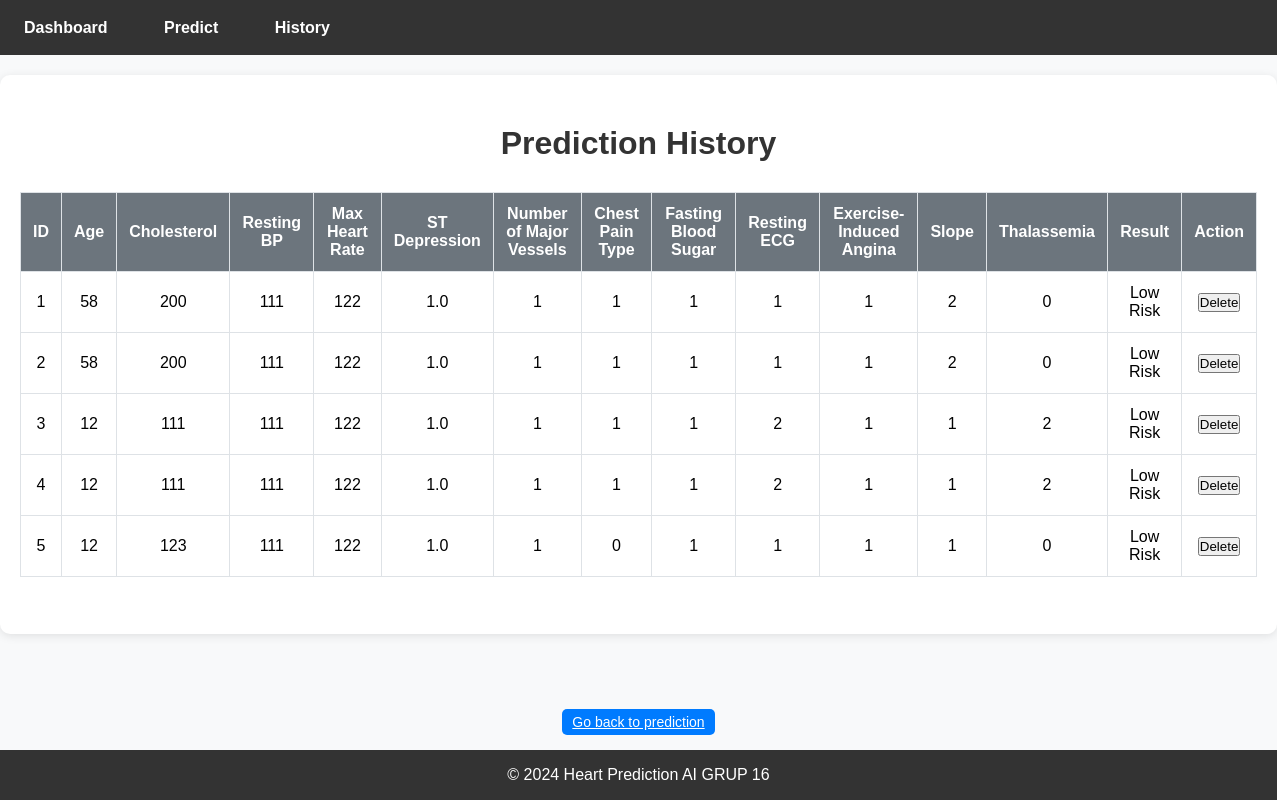
Before: /history with the older database file.
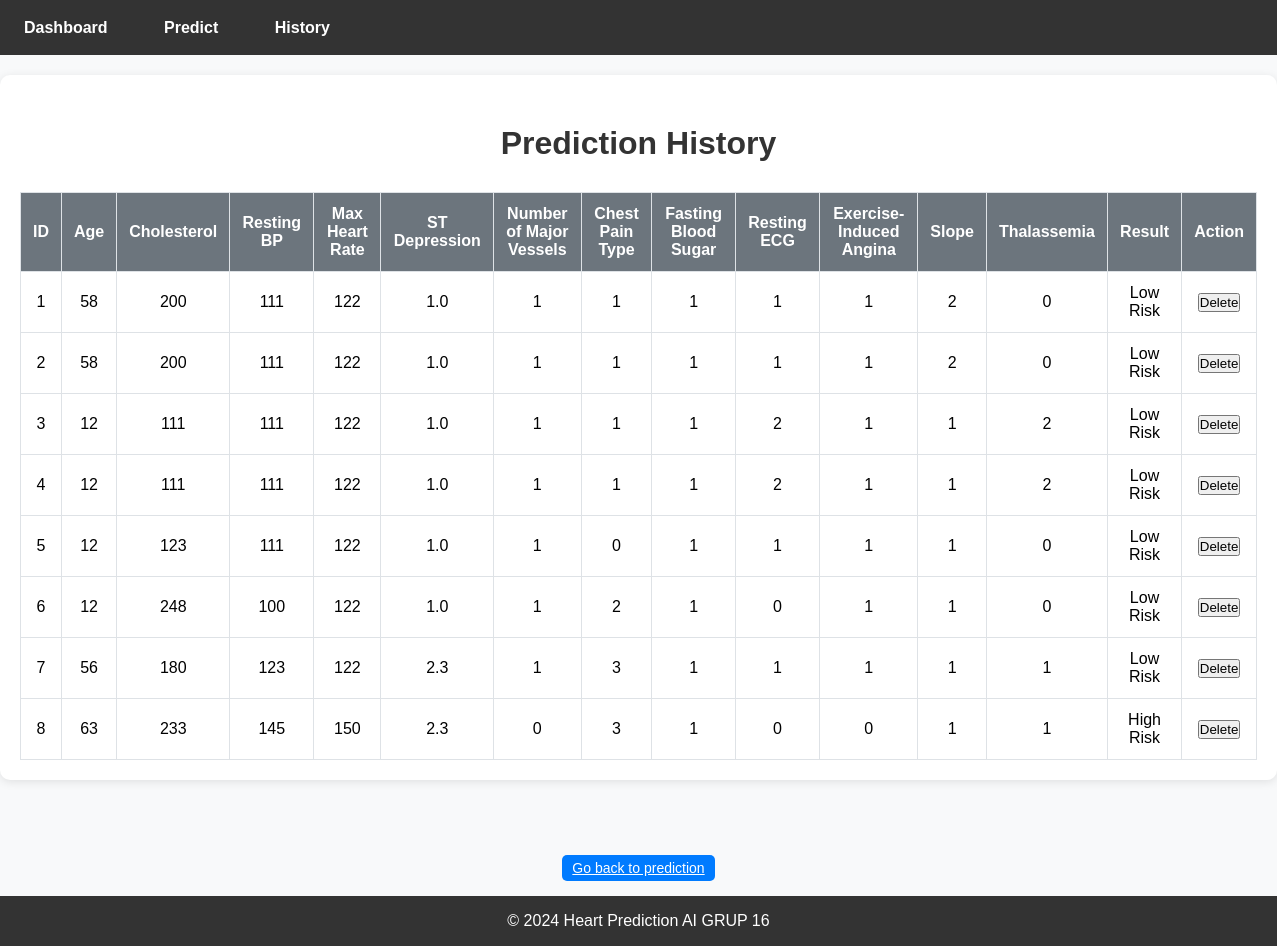
After: the same page with the newer database file.
### app.py (models this page shows, shortened)
class Prediction(db.Model):
    id = db.Column(db.Integer, primary_key=True)
    age = db.Column(db.Integer)
    chol = db.Column(db.Integer)
    trestbps = db.Column(db.Integer)
    thalach = db.Column(db.Integer)
    oldpeak = db.Column(db.Float)
    ca = db.Column(db.Integer)
    cp = db.Column(db.Integer)  # Ensure this line exists
    fbs = db.Column(db.Integer)
    restecg = db.Column(db.Integer)
    exang = db.Column(db.Integer)
    slope = db.Column(db.Integer)
    thal = db.Column(db.Integer)
    result = db.Column(db.String)

### app.py (the view)
@app.route('/history')
def history():
    predictions = Prediction.query.all()  # Get all predictions from the database
    return render_template('history.html', predictions=predictions)

### templates/history.html (shortened to what this page needs)
<!DOCTYPE html>
<html lang="en">
<head>
    <link rel="stylesheet" href="{{ url_for('static', filename='styles.css') }}">
</head>
<body>
    <nav class="main-navbar">
        <ul>
            <li><a href="{{ url_for('dashboard') }}">Dashboard</a></li>
            <li><a href="{{ url_for('predict') }}">Predict</a></li>
            <li><a href="{{ url_for('history') }}">History</a></li>
        </ul>
    </nav>
    <div class="container">
        <h1 class="text-center">Prediction History</h1>
        <div class="table-responsive">
            <table class="table table-striped">
                <thead class="thead-light">
                    <tr>
                        <th>ID</th>
                        <th>Age</th>
                        <th>Cholesterol</th>
                        <th>Resting BP</th>
                        <th>Max Heart Rate</th>
                        <th>ST Depression</th>
                        <th>Number of Major Vessels</th>
                        <th>Chest Pain Type</th>
                        <th>Fasting Blood Sugar</th>
                        <th>Resting ECG</th>
                        <th>Exercise-Induced Angina</th>
                        <th>Slope</th>
                        <th>Thalassemia</th>
                        <th>Result</th>
                        <th>Action</th>
                    </tr>
                </thead>
                <tbody>
                    {% for prediction in predictions %}
                    <tr>
                        <td>{{ prediction.id }}</td>
                        <td>{{ prediction.age }}</td>
                        <td>{{ prediction.chol }}</td>
                        <td>{{ prediction.trestbps }}</td>
                        <td>{{ prediction.thalach }}</td>
                        <td>{{ prediction.oldpeak }}</td>
                        <td>{{ prediction.ca }}</td>
                        <td>{{ prediction.cp }}</td>
                        <td>{{ prediction.fbs }}</td>
                        <td>{{ prediction.restecg }}</td>
                        <td>{{ prediction.exang }}</td>
                        <td>{{ prediction.slope }}</td>
                        <td>{{ prediction.thal }}</td>
                        <td>{{ prediction.result }}</td>
                        <td>
                            <form action="{{ url_for('delete_prediction', prediction_id=prediction.id) }}" method="POST" style="display:inline;">
                                <button type="submit" class="btn btn-danger btn-sm">Delete</button>
                            </form>
                        </td>
                    </tr>
                    {% endfor %}
                </tbody>
            </table>
        </div>
    </div>
    <div class="text-center bottom-button">
        <a href="{{ url_for('predict') }}" class="btn btn-primary history-button">Go back to prediction</a>
    </div>
    <footer class="main-footer">
        <p>© 2024 Heart Prediction AI GRUP 16</p>
    </footer>
</body>
</html>

### static/styles.css (style rules this page uses)
* { margin: 0; padding: 0; box-sizing: border-box; }
body { font-family: Arial, sans-serif; background-color: #f8f9fa; display: flex; flex-direction: column; min-height: 100vh; margin: 0; }
.main-navbar { background-color: #333; padding: 0.5em; height: 55px; display: flex; align-items: center; }
.main-navbar ul { list-style-type: none; margin: 0; padding: 0; }
.main-navbar ul li { display: inline; margin-right: 20px; }
.main-navbar ul li a { color: white; text-decoration: none; padding: 0.5em 1em; font-size: 16px; }
.main-footer, footer { text-align: center; padding: 1em; background-color: #333; color: white; width: 100%; position: relative; margin-top: auto; }
footer p { margin-bottom: 0; }

### static/dashboard.css (style rules this page uses)
body { font-family: Arial, sans-serif; background-color: #f8f9fa; margin: 0; padding: 0; }
.main-navbar { background-color: #007bff; color: white; padding: 15px; text-align: center; }
.main-navbar ul { list-style: none; padding: 0; }
.main-navbar li { display: inline; margin-right: 20px; }
.main-navbar a { color: white; text-decoration: none; font-weight: bold; }
h1, h2 { margin: 0; padding: 10px 0; color: #333; }
.main-footer { text-align: center; padding: 15px 0; background-color: #007bff; color: white; position: relative; bottom: 0; width: 100%; }

### static/form.css (style rules this page uses)
.btn-primary { width: 100%; margin-top: 20px; }

### static/result.css (style rules this page uses)
.text-center { margin-top: 20px; }

### static/footer.css (style rules this page uses)
footer { text-align: center; padding: 1em; background-color: #333; color: white; width: 100%; position: relative; }

### static/history.css (style rules this page uses)
body { font-family: Arial, sans-serif; background-color: #f8f9fa; }
.container { flex: 1; max-width: 1350px; margin: 20px auto; padding: 20px; background-color: #fff; border-radius: 10px; box-shadow: 0 2px 10px rgba(0, 0, 0, 0.1); }
.table { width: 100%; margin-top: 20px; border-collapse: collapse; }
.table th, .table td { padding: 12px; border: 1px solid #dee2e6; }
.table th { background-color: #6c757d; color: white; font-weight: bold; }
.table td { text-align: center; }
.table-responsive { overflow-x: auto; }
.bottom-button { margin-top: 20px; padding: 15px; }
.text-center { display: flex; justify-content: center; }
.history-button { width: fit-content; background-color: #007bff; border-color: #007bff; color: white; padding: 5px 10px; font-size: 14px; border-radius: 5px; transition: background-color 0.3s ease; }
.main-footer { text-align: center; padding: 1em; background-color: #333; color: white; width: 100%; position: relative; margin-top: 20px; }

Changed rows visible on the page:
added Prediction: id "6", age "12", chol "248", trestbps "100", thalach "122", oldpeak "1.0", ca "1", cp "2", fbs "1", restecg "0", exang "1", slope "1", thal "0", result "Low Risk"
added Prediction: id "7", age "56", chol "180", trestbps "123", thalach "122", oldpeak "2.3", ca "1", cp "3", fbs "1", restecg "1", exang "1", slope "1", thal "1", result "Low Risk"
added Prediction: id "8", age "63", chol "233", trestbps "145", thalach "150", oldpeak "2.3", ca "0", cp "3", fbs "1", restecg "0", exang "0", slope "1", thal "1", result "High Risk"
